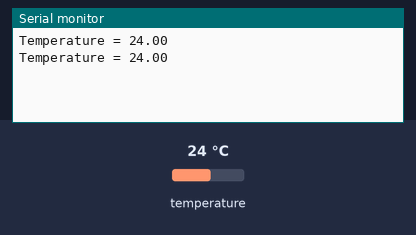
The sketch below on a simulated Arduino Uno, built with avr-gcc and run on an emulated ATmega328P. On the bench: the last lines printed to the serial monitor. The inputs (shaded band) are chosen by the test bench; at power-on: temperature 24 °C.

Above: at 3.1 s.
3.2 s: temperature set to 12 °C
At 4.2 s:
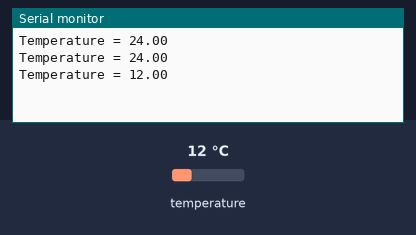
5.1 s: temperature set to 19 °C
At 7.2 s:
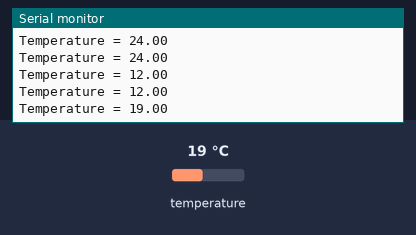
Timing chart, 0 to 8.7 s (numbered marks = the images above; inputs shaded):
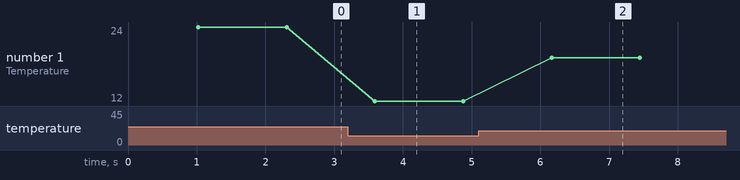

The sketch:

DS18x20_Temperature.ino
```cpp
#include <OneWire.h>

OneWire ds(10);  // on pin 10 (a 4.7K resistor is necessary)

void setup(void) {
  Serial.begin(9600);
}

void loop(void) {
  byte i;
  byte data[9];
  byte addr[8];
  float celsius;

  if (!ds.search(addr)) {
    ds.reset_search();
    delay(250);
    return;
  }

  if (OneWire::crc8(addr, 7) != addr[7]) {
    return;
  }

  // the first ROM byte indicates which chip
  switch (addr[0]) {
    case 0x10:
      break;
    case 0x28:
      break;
    case 0x22:
      break;
    default:
      return;
  }

  ds.reset();
  ds.select(addr);
  ds.write(0x44, 1);  // start conversion, with parasite power on at the end
  delay(1000);        // maybe 750ms is enough, maybe not

  ds.reset();
  ds.select(addr);
  ds.write(0xBE);  // Read Scratchpad

  for (i = 0; i < 9; i++) {
    data[i] = ds.read();
  }

  // Convert the data to actual temperature
  int16_t raw = (data[1] << 8) | data[0];
  if (addr[0] == 0x10) {
    raw = raw << 3; // 9 bit resolution default
    if (data[7] == 0x10) {
      raw = (raw & 0xFFF0) + 12 - data[6];
    }
  } else {
    byte cfg = (data[4] & 0x60);
    if (cfg == 0x00) raw = raw & ~7;      // 9 bit resolution, 93.75 ms
    else if (cfg == 0x20) raw = raw & ~3; // 10 bit res, 187.5 ms
    else if (cfg == 0x40) raw = raw & ~1; // 11 bit res, 375 ms
  }
  celsius = (float)raw / 16.0;
  Serial.print("Temperature = ");
  Serial.println(celsius);
}
```

Measured:
- after the input at 3.2 s, the serial monitor: prints a new line after 0.39 s (image 1)
- after the input at 5.1 s, the serial monitor: prints a new line after 1.1 s (image 2)
- plotted number 1: 24 → 12 after the input at 3.2 s, 12 → 19 after the input at 5.1 s
